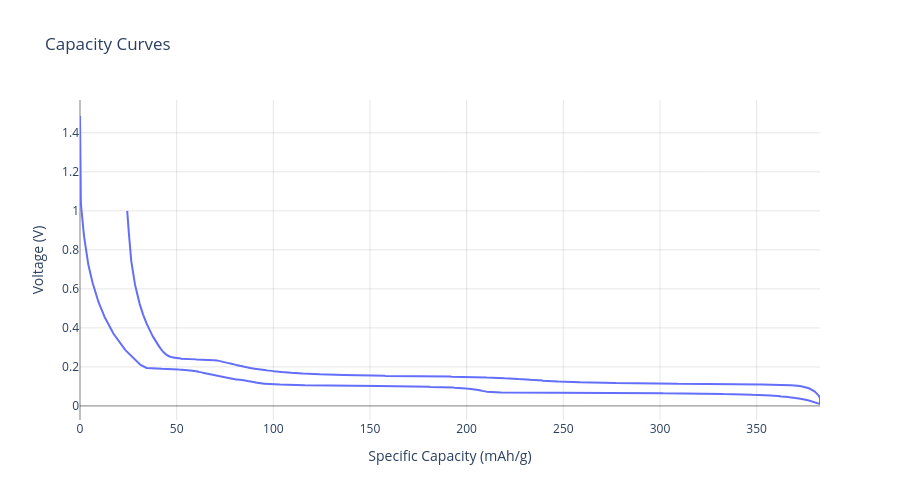

Here is the notebook cell this chart was saved with:
### Code cell
# Synthetic Graphite 

half_cell = (
    pd.read_csv(
        '../local_data/active_materials/anode/Synthetic Graphite.csv',
        names=['specific_capacity', 'voltage', 'direction', 'id'],
        skiprows=1
    ).drop(
        columns=['id']
    ).assign(
        direction = lambda x: x['direction'].apply(lambda y: 'discharge' if y == 'CC_DChg' else 'charge'),
    )
)

# px.line(half_cell, x='specific_capacity', y='voltage', markers=True, color='direction').show()

sg = AnodeMaterial(
    name = 'Synthetic Graphite',
    reference = 'Li/Li+',
    specific_cost = 2.50,
    density = 11.340,
    specific_capacity_curves = half_cell,
    color='#6e7f80'
)

sg.plot_specific_capacity_curves(width=900, height=500).show()

### Figure 1 — Plotly figure (JSON) as saved in the notebook; plotly's stock layout.template omitted (floating-point values rounded to 4 significant figures; data arrays with more than 128 entries replaced by an {"elided": "..."} marker saying what was removed)
{"data": [{"hovertemplate": "<b>%{fullData.name}</b><br>Capacity: %{x:.2f} mAh/g<br>Voltage: %{y:.3f} V<br><i>Individual Material</i><extra></extra>", "line": {"width": 2}, "mode": "lines", "name": "1.4862 V", "type": "scatter", "x": {"elided": "8340 float values"}, "y": {"elided": "8340 float values"}}], "layout": {"height": 500, "hovermode": "closest", "paper_bgcolor": "white", "plot_bgcolor": "white", "title": {"text": "Capacity Curves"}, "width": 900, "xaxis": {"gridcolor": "rgba(128, 128, 128, 0.2)", "gridwidth": 1, "showgrid": true, "title": {"text": "Specific Capacity (mAh/g)"}, "zeroline": true, "zerolinecolor": "rgba(0, 0, 0, 0.5)", "zerolinewidth": 1}, "yaxis": {"gridcolor": "rgba(128, 128, 128, 0.2)", "gridwidth": 1, "showgrid": true, "title": {"text": "Voltage (V)"}, "zeroline": true, "zerolinecolor": "rgba(0, 0, 0, 0.5)", "zerolinewidth": 1}}}
